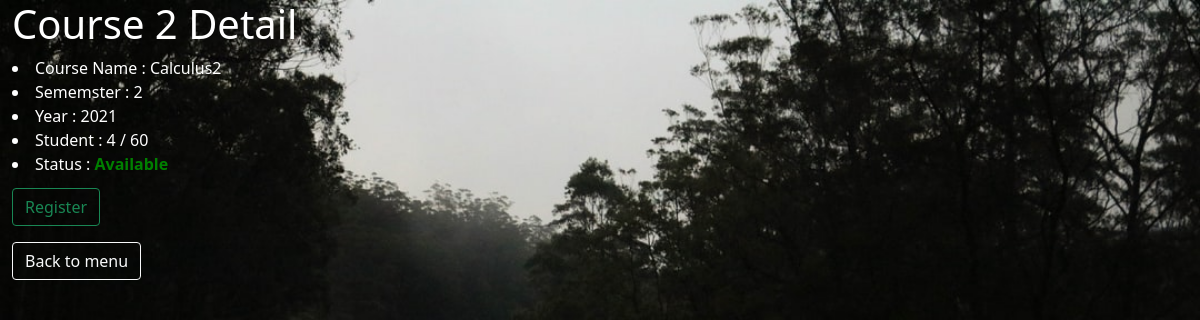
The page /users/2 on the database its author committed.
### users/models.py (models this page shows, shortened)
class Couses(models.Model):
    subject = models.CharField(max_length=64)
    term = models.IntegerField()
    couseid = models.IntegerField()
    num_student = models.IntegerField()
    year = models.IntegerField()
    nisit = models.ManyToManyField(User, blank=True,name="nisit")
    status = models.BooleanField(default=True)
    def is_full(self):
        if self.nisit.count() == self.num_student:
            return True
        return False

### users/views.py (the view)
# urls.py: path('<int:couses_id>' , views.do_couses , name = "couses"),
def do_couses(request , couses_id):
    couses = get_object_or_404(Couses, pk = couses_id)
    return render(request, "users/couses.html",{
        "couses" : couses,
        "portai" : couses.nisit.all(),
        "check"  : couses.is_full() ,
        "keekon" : couses.nisit.count(),
    })

### users/templates/users/couses.html (shortened to what this page needs)
{% extends "users/layout.html" %}
{% block body %}
    <div style="color:white;margin-left:1%"><h1>
    </h1></div>
    <u1>
        <div style="color:white;margin-left:1%">
        <li>Course Name     : {{ couses.subject}}</li>
        <li>Sememster  : {{couses.term}}</li>
        <li>Year       : {{couses.year}}</li>
        <li>Student    : {{ keekon }} / {{couses.num_student}}</li>
        <li>Status     : {% if couses.status %}
                    <b style="color: green;">Available</b>
                    {%else%}
                    <b style="color: rgb(255, 9, 9);">Unvaliable</b>
                    {% endif %}
        </li></div>
    </u1>
    {% if request.user not in portai %}
        {% if couses.status and keekon < couses.num_student   %}
        <div style="margin-left:1%;margin-top:1%"><p><a href="{% url 'users:book' couses.id %}"class="btn btn-outline-success">Register</a></h3></div>
        {% else %}
        <div style="margin-left:1%;margin-top:1%"><p><h1 class="btn btn-outline-danger ">Register</h1></h3></div>
        {% endif %}
    {% endif %}
    <div style="margin-left:1%;margin-top:1%"><a href = "{% url 'users:index' %}"class="btn btn-outline-light">Back to menu</a></div>
{% endblock %}

### rows shown on the page
Couses: subject "Calculus2", term "2", year "2021", num_student "60"

### other values the page prints
{{ keekon }} "4"
